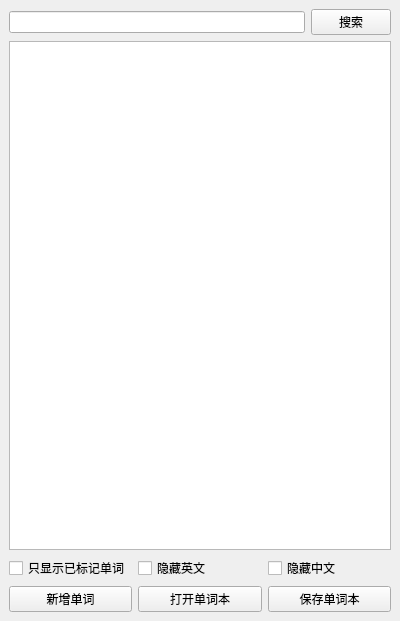
<?xml version="1.0" encoding="UTF-8"?>
<ui version="4.0">
 <class>MainWindow</class>
 <widget class="QMainWindow" name="MainWindow">
  <property name="geometry">
   <rect>
    <x>0</x>
    <y>0</y>
    <width>400</width>
    <height>621</height>
   </rect>
  </property>
  <property name="windowTitle">
   <string>单词本</string>
  </property>
  <widget class="QWidget" name="centralwidget">
   <property name="enabled">
    <bool>true</bool>
   </property>
   <layout class="QVBoxLayout" name="verticalLayout">
    <item>
     <layout class="QHBoxLayout" name="horizontalLayout_3">
      <item>
       <widget class="QLineEdit" name="searchWordText"/>
      </item>
      <item>
       <widget class="QPushButton" name="searchButton">
        <property name="text">
         <string>搜索</string>
        </property>
       </widget>
      </item>
     </layout>
    </item>
    <item>
     <widget class="QTableView" name="tableView">
      <property name="enabled">
       <bool>true</bool>
      </property>
     </widget>
    </item>
    <item>
     <layout class="QHBoxLayout" name="horizontalLayout_2">
      <item>
       <widget class="QCheckBox" name="onlyMarked">
        <property name="text">
         <string>只显示已标记单词</string>
        </property>
       </widget>
      </item>
      <item>
       <widget class="QCheckBox" name="hideEnglish">
        <property name="layoutDirection">
         <enum>Qt::LeftToRight</enum>
        </property>
        <property name="text">
         <string>隐藏英文</string>
        </property>
       </widget>
      </item>
      <item>
       <widget class="QCheckBox" name="hideChinese">
        <property name="text">
         <string>隐藏中文</string>
        </property>
       </widget>
      </item>
     </layout>
    </item>
    <item>
     <layout class="QHBoxLayout" name="horizontalLayout">
      <item>
       <widget class="QPushButton" name="addButton">
        <property name="text">
         <string>新增单词</string>
        </property>
        <property name="shortcut">
         <string>Ctrl+Return</string>
        </property>
       </widget>
      </item>
      <item>
       <widget class="QPushButton" name="openButton">
        <property name="text">
         <string>打开单词本</string>
        </property>
        <property name="shortcut">
         <string>Ctrl+O</string>
        </property>
       </widget>
      </item>
      <item>
       <widget class="QPushButton" name="saveButton">
        <property name="text">
         <string>保存单词本</string>
        </property>
        <property name="shortcut">
         <string>Ctrl+S</string>
        </property>
       </widget>
      </item>
     </layout>
    </item>
   </layout>
  </widget>
  <action name="openAction">
   <property name="text">
    <string>打开单词本</string>
   </property>
  </action>
  <action name="saveAction">
   <property name="text">
    <string>保存单词本</string>
   </property>
  </action>
 </widget>
 <resources/>
 <connections/>
</ui>
